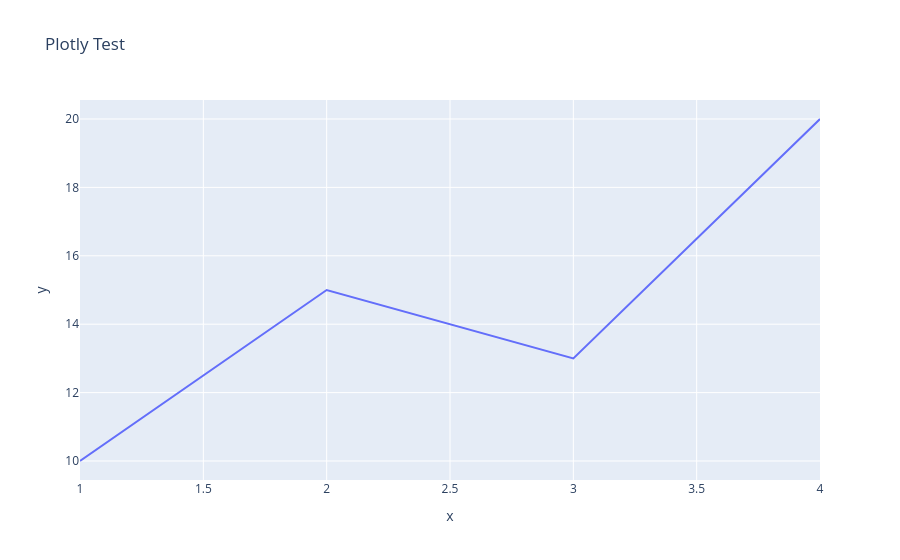

Notebook source saved alongside this figure:
### Code cell
import plotly.express as px

fig = px.line(
    x=[1, 2, 3, 4],
    y=[10, 15, 13, 20],
    title="Plotly Test"
)

fig.show()

### Figure 1 — Plotly figure (JSON) as saved in the notebook; plotly's stock layout.template omitted (floating-point values rounded to 4 significant figures)
{"data": [{"hovertemplate": "x=%{x}<br>y=%{y}<extra></extra>", "legendgroup": "", "line": {"color": "#636efa", "dash": "solid"}, "marker": {"symbol": "circle"}, "mode": "lines", "name": "", "orientation": "v", "showlegend": false, "type": "scatter", "x": [1, 2, 3, 4], "xaxis": "x", "y": [10, 15, 13, 20], "yaxis": "y"}], "layout": {"legend": {"tracegroupgap": 0}, "title": {"text": "Plotly Test"}, "xaxis": {"anchor": "y", "domain": [0, 1], "title": {"text": "x"}}, "yaxis": {"anchor": "x", "domain": [0, 1], "title": {"text": "y"}}}}
